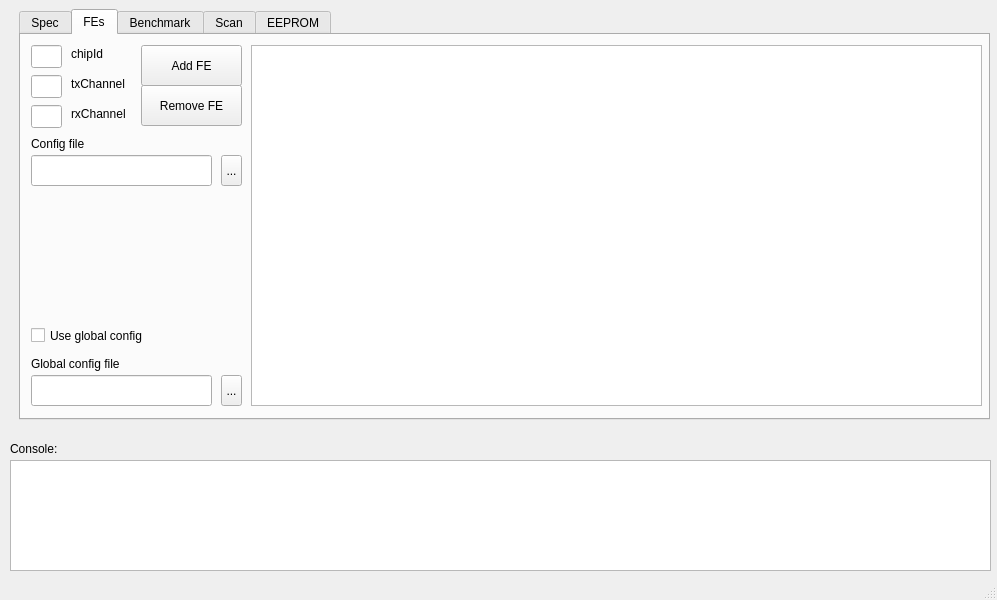
<?xml version="1.0" encoding="UTF-8"?>
<ui version="4.0">
 <class>YarrGui</class>
 <widget class="QMainWindow" name="YarrGui">
  <property name="geometry">
   <rect>
    <x>0</x>
    <y>0</y>
    <width>997</width>
    <height>600</height>
   </rect>
  </property>
  <property name="windowTitle">
   <string>YarrGui</string>
  </property>
  <widget class="QWidget" name="centralWidget">
   <widget class="QTabWidget" name="main_tabWidget">
    <property name="enabled">
     <bool>true</bool>
    </property>
    <property name="geometry">
     <rect>
      <x>19</x>
      <y>9</y>
      <width>971</width>
      <height>411</height>
     </rect>
    </property>
    <property name="tabPosition">
     <enum>QTabWidget::North</enum>
    </property>
    <property name="tabShape">
     <enum>QTabWidget::Rounded</enum>
    </property>
    <property name="currentIndex">
     <number>1</number>
    </property>
    <property name="tabsClosable">
     <bool>false</bool>
    </property>
    <widget class="QWidget" name="Spec">
     <attribute name="title">
      <string>Spec</string>
     </attribute>
     <widget class="QWidget" name="layoutWidget">
      <property name="geometry">
       <rect>
        <x>30</x>
        <y>70</y>
        <width>261</width>
        <height>101</height>
       </rect>
      </property>
      <layout class="QGridLayout" name="gridLayout" columnminimumwidth="0,0">
       <property name="leftMargin">
        <number>0</number>
       </property>
       <property name="verticalSpacing">
        <number>6</number>
       </property>
       <item row="0" column="0">
        <widget class="QLabel" name="specid_label">
         <property name="text">
          <string>Spec ID:</string>
         </property>
        </widget>
       </item>
       <item row="0" column="1">
        <widget class="QLabel" name="specid_value">
         <property name="text">
          <string>TextLabel</string>
         </property>
        </widget>
       </item>
       <item row="1" column="0">
        <widget class="QLabel" name="bar0_label">
         <property name="text">
          <string>Bar 0 Size:</string>
         </property>
        </widget>
       </item>
       <item row="1" column="1">
        <widget class="QLabel" name="bar0_value">
         <property name="text">
          <string>TextLabel</string>
         </property>
        </widget>
       </item>
       <item row="2" column="0">
        <widget class="QLabel" name="bar4_label">
         <property name="text">
          <string>Bar 4 Size:</string>
         </property>
        </widget>
       </item>
       <item row="2" column="1">
        <widget class="QLabel" name="bar4_value">
         <property name="text">
          <string>TextLabel</string>
         </property>
        </widget>
       </item>
      </layout>
     </widget>
     <widget class="QLabel" name="devicesel_label">
      <property name="geometry">
       <rect>
        <x>30</x>
        <y>10</y>
        <width>261</width>
        <height>16</height>
       </rect>
      </property>
      <property name="text">
       <string>Selected Spec Device:</string>
      </property>
     </widget>
     <widget class="QComboBox" name="device_comboBox">
      <property name="geometry">
       <rect>
        <x>30</x>
        <y>30</y>
        <width>261</width>
        <height>26</height>
       </rect>
      </property>
     </widget>
     <widget class="QPushButton" name="init_button">
      <property name="geometry">
       <rect>
        <x>30</x>
        <y>180</y>
        <width>261</width>
        <height>32</height>
       </rect>
      </property>
      <property name="text">
       <string>Initialize</string>
      </property>
     </widget>
     <widget class="QPushButton" name="prog_button">
      <property name="geometry">
       <rect>
        <x>30</x>
        <y>230</y>
        <width>261</width>
        <height>31</height>
       </rect>
      </property>
      <property name="text">
       <string>Program</string>
      </property>
     </widget>
     <widget class="QLineEdit" name="progfile_name">
      <property name="geometry">
       <rect>
        <x>30</x>
        <y>290</y>
        <width>261</width>
        <height>31</height>
       </rect>
      </property>
     </widget>
     <widget class="QToolButton" name="progfile_button">
      <property name="geometry">
       <rect>
        <x>300</x>
        <y>290</y>
        <width>41</width>
        <height>31</height>
       </rect>
      </property>
      <property name="text">
       <string>...</string>
      </property>
     </widget>
     <widget class="QLabel" name="bitfile_label">
      <property name="geometry">
       <rect>
        <x>30</x>
        <y>270</y>
        <width>81</width>
        <height>17</height>
       </rect>
      </property>
      <property name="text">
       <string>FPGA Bit File:</string>
      </property>
     </widget>
    </widget>
    <widget class="QWidget" name="tab_3">
     <attribute name="title">
      <string>FEs</string>
     </attribute>
     <widget class="QLineEdit" name="chipIdEdit">
      <property name="geometry">
       <rect>
        <x>10</x>
        <y>10</y>
        <width>31</width>
        <height>23</height>
       </rect>
      </property>
     </widget>
     <widget class="QLineEdit" name="txChannelEdit">
      <property name="geometry">
       <rect>
        <x>10</x>
        <y>40</y>
        <width>31</width>
        <height>23</height>
       </rect>
      </property>
     </widget>
     <widget class="QLineEdit" name="rxChannelEdit">
      <property name="geometry">
       <rect>
        <x>10</x>
        <y>70</y>
        <width>31</width>
        <height>23</height>
       </rect>
      </property>
     </widget>
     <widget class="QLabel" name="bitfile_label_4">
      <property name="geometry">
       <rect>
        <x>50</x>
        <y>10</y>
        <width>71</width>
        <height>17</height>
       </rect>
      </property>
      <property name="text">
       <string>chipId</string>
      </property>
     </widget>
     <widget class="QLabel" name="bitfile_label_5">
      <property name="geometry">
       <rect>
        <x>50</x>
        <y>40</y>
        <width>71</width>
        <height>17</height>
       </rect>
      </property>
      <property name="text">
       <string>txChannel</string>
      </property>
     </widget>
     <widget class="QLabel" name="bitfile_label_6">
      <property name="geometry">
       <rect>
        <x>50</x>
        <y>70</y>
        <width>71</width>
        <height>17</height>
       </rect>
      </property>
      <property name="text">
       <string>rxChannel</string>
      </property>
     </widget>
     <widget class="QPushButton" name="addFeButton">
      <property name="geometry">
       <rect>
        <x>120</x>
        <y>10</y>
        <width>101</width>
        <height>41</height>
       </rect>
      </property>
      <property name="text">
       <string>Add FE</string>
      </property>
     </widget>
     <widget class="QPushButton" name="remFeButton">
      <property name="geometry">
       <rect>
        <x>120</x>
        <y>50</y>
        <width>101</width>
        <height>41</height>
       </rect>
      </property>
      <property name="text">
       <string>Remove FE</string>
      </property>
     </widget>
     <widget class="QTreeWidget" name="feTree">
      <property name="geometry">
       <rect>
        <x>230</x>
        <y>10</y>
        <width>731</width>
        <height>361</height>
       </rect>
      </property>
      <property name="columnCount">
       <number>3</number>
      </property>
      <attribute name="headerVisible">
       <bool>false</bool>
      </attribute>
      <attribute name="headerMinimumSectionSize">
       <number>50</number>
      </attribute>
      <column>
       <property name="text">
        <string notr="true">1</string>
       </property>
      </column>
      <column>
       <property name="text">
        <string notr="true">2</string>
       </property>
      </column>
      <column>
       <property name="text">
        <string notr="true">3</string>
       </property>
      </column>
     </widget>
     <widget class="QToolButton" name="configFile_button">
      <property name="geometry">
       <rect>
        <x>200</x>
        <y>120</y>
        <width>21</width>
        <height>31</height>
       </rect>
      </property>
      <property name="text">
       <string>...</string>
      </property>
     </widget>
     <widget class="QLineEdit" name="configfileName">
      <property name="geometry">
       <rect>
        <x>10</x>
        <y>120</y>
        <width>181</width>
        <height>31</height>
       </rect>
      </property>
     </widget>
     <widget class="QLabel" name="bitfile_label_7">
      <property name="geometry">
       <rect>
        <x>10</x>
        <y>100</y>
        <width>131</width>
        <height>17</height>
       </rect>
      </property>
      <property name="text">
       <string>Config file</string>
      </property>
     </widget>
     <widget class="QLabel" name="bitfile_label_8">
      <property name="geometry">
       <rect>
        <x>10</x>
        <y>320</y>
        <width>131</width>
        <height>17</height>
       </rect>
      </property>
      <property name="text">
       <string>Global config file</string>
      </property>
     </widget>
     <widget class="QLineEdit" name="configfileName_2">
      <property name="geometry">
       <rect>
        <x>10</x>
        <y>340</y>
        <width>181</width>
        <height>31</height>
       </rect>
      </property>
     </widget>
     <widget class="QToolButton" name="configFile_button_2">
      <property name="geometry">
       <rect>
        <x>200</x>
        <y>340</y>
        <width>21</width>
        <height>31</height>
       </rect>
      </property>
      <property name="text">
       <string>...</string>
      </property>
     </widget>
     <widget class="QCheckBox" name="global_cfg_checkBox">
      <property name="geometry">
       <rect>
        <x>10</x>
        <y>290</y>
        <width>131</width>
        <height>21</height>
       </rect>
      </property>
      <property name="text">
       <string>Use global config</string>
      </property>
     </widget>
    </widget>
    <widget class="QWidget" name="Benchmark">
     <attribute name="title">
      <string>Benchmark</string>
     </attribute>
     <widget class="QCustomPlot" name="benchmark_plot" native="true">
      <property name="geometry">
       <rect>
        <x>369</x>
        <y>19</y>
        <width>581</width>
        <height>341</height>
       </rect>
      </property>
     </widget>
     <widget class="QWidget" name="layoutWidget">
      <property name="geometry">
       <rect>
        <x>79</x>
        <y>10</y>
        <width>196</width>
        <height>128</height>
       </rect>
      </property>
      <layout class="QFormLayout" name="formLayout">
       <item row="0" column="0">
        <widget class="QLabel" name="minsize_label">
         <property name="text">
          <string>Minimum Size [kB]</string>
         </property>
        </widget>
       </item>
       <item row="1" column="0">
        <widget class="QLabel" name="maxSize_label">
         <property name="text">
          <string>Maximum Size [kB]</string>
         </property>
        </widget>
       </item>
       <item row="2" column="0">
        <widget class="QLabel" name="steps_label">
         <property name="text">
          <string>Steps</string>
         </property>
        </widget>
       </item>
       <item row="2" column="1">
        <widget class="QSpinBox" name="steps_spinBox">
         <property name="minimum">
          <number>1</number>
         </property>
         <property name="maximum">
          <number>1000</number>
         </property>
         <property name="value">
          <number>50</number>
         </property>
        </widget>
       </item>
       <item row="3" column="0">
        <widget class="QLabel" name="repetitions_label">
         <property name="text">
          <string>Repetitions</string>
         </property>
        </widget>
       </item>
       <item row="3" column="1">
        <widget class="QSpinBox" name="repetitions_spinBox">
         <property name="minimum">
          <number>1</number>
         </property>
         <property name="maximum">
          <number>500</number>
         </property>
         <property name="value">
          <number>100</number>
         </property>
        </widget>
       </item>
       <item row="0" column="1">
        <widget class="QSpinBox" name="minSize_spinBox">
         <property name="minimum">
          <number>10</number>
         </property>
         <property name="maximum">
          <number>450</number>
         </property>
         <property name="value">
          <number>10</number>
         </property>
        </widget>
       </item>
       <item row="1" column="1">
        <widget class="QSpinBox" name="maxSize_spinBox">
         <property name="minimum">
          <number>10</number>
         </property>
         <property name="maximum">
          <number>450</number>
         </property>
         <property name="value">
          <number>410</number>
         </property>
        </widget>
       </item>
      </layout>
     </widget>
     <widget class="QPushButton" name="startWrite_button">
      <property name="geometry">
       <rect>
        <x>80</x>
        <y>150</y>
        <width>191</width>
        <height>27</height>
       </rect>
      </property>
      <property name="text">
       <string>Start Write Benchmark</string>
      </property>
     </widget>
     <widget class="QProgressBar" name="benchmark_progressBar">
      <property name="geometry">
       <rect>
        <x>20</x>
        <y>350</y>
        <width>331</width>
        <height>23</height>
       </rect>
      </property>
      <property name="value">
       <number>0</number>
      </property>
     </widget>
     <widget class="QPushButton" name="startRead_button">
      <property name="geometry">
       <rect>
        <x>80</x>
        <y>180</y>
        <width>191</width>
        <height>27</height>
       </rect>
      </property>
      <property name="text">
       <string>Start Read Benchmark</string>
      </property>
     </widget>
     <widget class="Line" name="plotFrame_line3">
      <property name="geometry">
       <rect>
        <x>360</x>
        <y>0</y>
        <width>600</width>
        <height>20</height>
       </rect>
      </property>
      <property name="orientation">
       <enum>Qt::Horizontal</enum>
      </property>
     </widget>
     <widget class="Line" name="plotFrame_line2">
      <property name="geometry">
       <rect>
        <x>350</x>
        <y>10</y>
        <width>21</width>
        <height>360</height>
       </rect>
      </property>
      <property name="orientation">
       <enum>Qt::Vertical</enum>
      </property>
     </widget>
     <widget class="Line" name="plotFrame_line4">
      <property name="geometry">
       <rect>
        <x>950</x>
        <y>10</y>
        <width>20</width>
        <height>360</height>
       </rect>
      </property>
      <property name="orientation">
       <enum>Qt::Vertical</enum>
      </property>
     </widget>
     <widget class="Line" name="plotFrame_line1">
      <property name="geometry">
       <rect>
        <x>360</x>
        <y>360</y>
        <width>600</width>
        <height>20</height>
       </rect>
      </property>
      <property name="layoutDirection">
       <enum>Qt::LeftToRight</enum>
      </property>
      <property name="orientation">
       <enum>Qt::Horizontal</enum>
      </property>
     </widget>
     <zorder>benchmark_plot</zorder>
     <zorder>layoutWidget</zorder>
     <zorder>startWrite_button</zorder>
     <zorder>benchmark_progressBar</zorder>
     <zorder>startRead_button</zorder>
     <zorder>plotFrame_line4</zorder>
     <zorder>plotFrame_line3</zorder>
     <zorder>plotFrame_line2</zorder>
     <zorder>plotFrame_line1</zorder>
    </widget>
    <widget class="QWidget" name="tab">
     <attribute name="title">
      <string>Scan</string>
     </attribute>
     <widget class="QPushButton" name="NoiseScanButton">
      <property name="geometry">
       <rect>
        <x>10</x>
        <y>10</y>
        <width>191</width>
        <height>31</height>
       </rect>
      </property>
      <property name="text">
       <string>NoiseScan</string>
      </property>
     </widget>
     <widget class="QCustomPlot" name="scanPlot" native="true">
      <property name="geometry">
       <rect>
        <x>210</x>
        <y>10</y>
        <width>751</width>
        <height>361</height>
       </rect>
      </property>
     </widget>
     <widget class="QPushButton" name="DigitalScanButton">
      <property name="geometry">
       <rect>
        <x>10</x>
        <y>40</y>
        <width>191</width>
        <height>31</height>
       </rect>
      </property>
      <property name="text">
       <string>DigitalScan</string>
      </property>
     </widget>
     <widget class="QPushButton" name="AnalogScanButton">
      <property name="geometry">
       <rect>
        <x>10</x>
        <y>70</y>
        <width>191</width>
        <height>31</height>
       </rect>
      </property>
      <property name="text">
       <string>AnalogScan</string>
      </property>
     </widget>
     <widget class="QPushButton" name="ThresholdScanButton">
      <property name="geometry">
       <rect>
        <x>10</x>
        <y>100</y>
        <width>191</width>
        <height>31</height>
       </rect>
      </property>
      <property name="text">
       <string>ThresholdScan</string>
      </property>
     </widget>
     <widget class="QPushButton" name="ToTScanButton">
      <property name="geometry">
       <rect>
        <x>10</x>
        <y>130</y>
        <width>191</width>
        <height>31</height>
       </rect>
      </property>
      <property name="text">
       <string>ToTScan</string>
      </property>
     </widget>
     <widget class="QPushButton" name="GThrTuneButton">
      <property name="geometry">
       <rect>
        <x>10</x>
        <y>180</y>
        <width>191</width>
        <height>31</height>
       </rect>
      </property>
      <property name="text">
       <string>GlobalThresholdTune</string>
      </property>
     </widget>
     <widget class="QPushButton" name="GPreaTuneButton">
      <property name="geometry">
       <rect>
        <x>10</x>
        <y>210</y>
        <width>191</width>
        <height>31</height>
       </rect>
      </property>
      <property name="text">
       <string>GlobalPreampTune</string>
      </property>
     </widget>
     <widget class="QPushButton" name="PThrTuneButton">
      <property name="geometry">
       <rect>
        <x>10</x>
        <y>240</y>
        <width>191</width>
        <height>31</height>
       </rect>
      </property>
      <property name="text">
       <string>PixelThresholdTune</string>
      </property>
     </widget>
     <widget class="QPushButton" name="PPreaTuneButton">
      <property name="geometry">
       <rect>
        <x>10</x>
        <y>270</y>
        <width>191</width>
        <height>31</height>
       </rect>
      </property>
      <property name="text">
       <string>PixelPreampTune</string>
      </property>
     </widget>
    </widget>
    <widget class="QWidget" name="tab_2">
     <attribute name="title">
      <string>EEPROM</string>
     </attribute>
     <widget class="QLineEdit" name="sbefile_name">
      <property name="geometry">
       <rect>
        <x>10</x>
        <y>100</y>
        <width>261</width>
        <height>31</height>
       </rect>
      </property>
     </widget>
     <widget class="QToolButton" name="sbefile_button_2">
      <property name="geometry">
       <rect>
        <x>280</x>
        <y>100</y>
        <width>41</width>
        <height>31</height>
       </rect>
      </property>
      <property name="text">
       <string>...</string>
      </property>
     </widget>
     <widget class="QLabel" name="bitfile_label_2">
      <property name="geometry">
       <rect>
        <x>10</x>
        <y>80</y>
        <width>131</width>
        <height>17</height>
       </rect>
      </property>
      <property name="text">
       <string>EEPROM content file</string>
      </property>
     </widget>
     <widget class="QPushButton" name="SBEWriteButton">
      <property name="geometry">
       <rect>
        <x>340</x>
        <y>100</y>
        <width>90</width>
        <height>27</height>
       </rect>
      </property>
      <property name="text">
       <string>Write</string>
      </property>
     </widget>
     <widget class="QPushButton" name="SBEReadButton">
      <property name="geometry">
       <rect>
        <x>340</x>
        <y>30</y>
        <width>90</width>
        <height>27</height>
       </rect>
      </property>
      <property name="text">
       <string>Read</string>
      </property>
     </widget>
     <widget class="QLineEdit" name="filename_keyword">
      <property name="geometry">
       <rect>
        <x>10</x>
        <y>30</y>
        <width>261</width>
        <height>31</height>
       </rect>
      </property>
     </widget>
     <widget class="QLabel" name="bitfile_label_3">
      <property name="geometry">
       <rect>
        <x>10</x>
        <y>10</y>
        <width>131</width>
        <height>17</height>
       </rect>
      </property>
      <property name="text">
       <string>Filename keyword</string>
      </property>
     </widget>
     <widget class="QTextEdit" name="SBETextEdit">
      <property name="enabled">
       <bool>true</bool>
      </property>
      <property name="geometry">
       <rect>
        <x>490</x>
        <y>10</y>
        <width>471</width>
        <height>361</height>
       </rect>
      </property>
      <property name="font">
       <font>
        <family>Monospace</family>
       </font>
      </property>
      <property name="acceptRichText">
       <bool>false</bool>
      </property>
     </widget>
     <widget class="QCheckBox" name="SBECheckBox">
      <property name="geometry">
       <rect>
        <x>10</x>
        <y>350</y>
        <width>451</width>
        <height>21</height>
       </rect>
      </property>
      <property name="text">
       <string>Use editor content for EEPROM write instead of file (use with caution!))</string>
      </property>
     </widget>
    </widget>
   </widget>
   <widget class="QTextEdit" name="console">
    <property name="geometry">
     <rect>
      <x>10</x>
      <y>460</y>
      <width>981</width>
      <height>111</height>
     </rect>
    </property>
    <property name="font">
     <font>
      <family>Monospace</family>
      <pointsize>8</pointsize>
     </font>
    </property>
    <property name="readOnly">
     <bool>true</bool>
    </property>
   </widget>
   <widget class="QLabel" name="console_label">
    <property name="geometry">
     <rect>
      <x>10</x>
      <y>440</y>
      <width>56</width>
      <height>17</height>
     </rect>
    </property>
    <property name="text">
     <string>Console:</string>
    </property>
   </widget>
  </widget>
  <widget class="QStatusBar" name="statusBar"/>
  <action name="actionExit">
   <property name="text">
    <string>Exit</string>
   </property>
  </action>
  <action name="actionBla">
   <property name="text">
    <string>Exit</string>
   </property>
  </action>
 </widget>
 <layoutdefault spacing="6" margin="11"/>
 <customwidgets>
  <customwidget>
   <class>QCustomPlot</class>
   <extends>QWidget</extends>
   <header>qcustomplot.h</header>
   <container>1</container>
  </customwidget>
 </customwidgets>
 <resources/>
 <connections/>
</ui>
